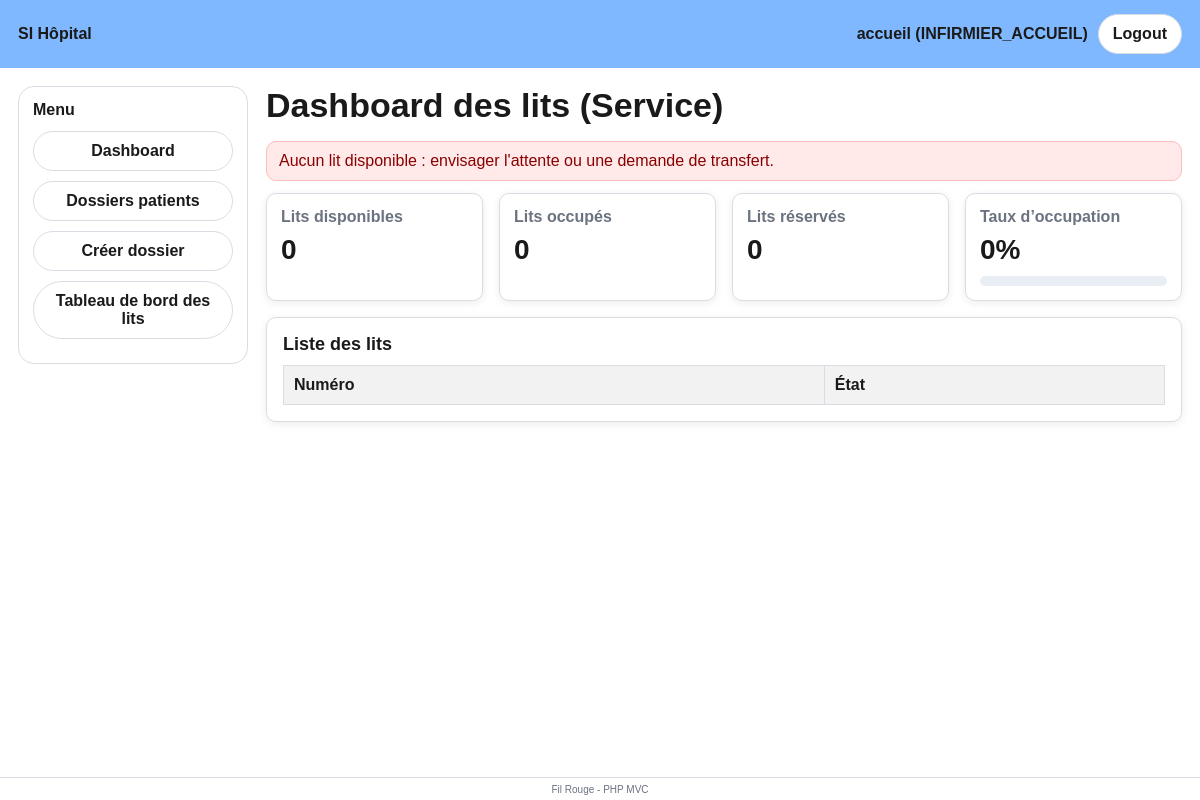
The app's page /index.php?action=lits_dashboard (signed in), older data.
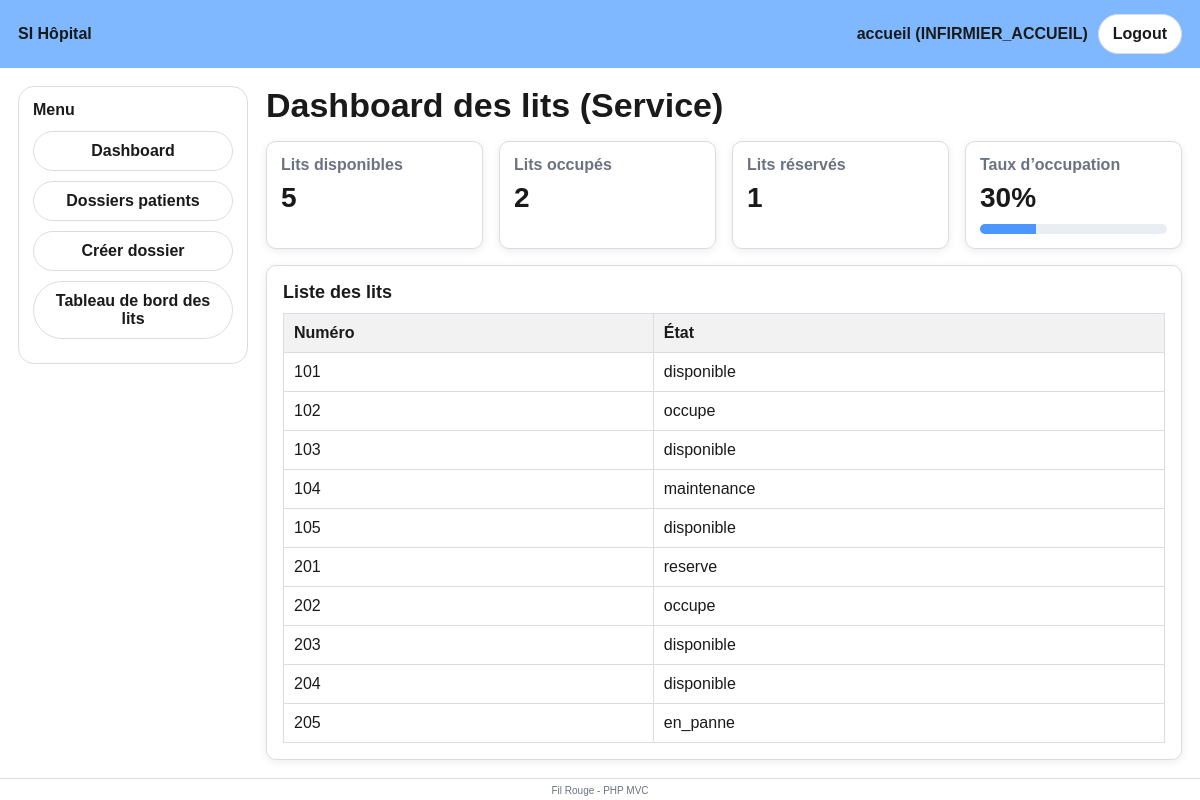
The same page, newer data.
### tables this page shows
CREATE TABLE LIT (
    idLit TINYINT AUTO_INCREMENT PRIMARY KEY,
    numeroLit SMALLINT UNSIGNED NOT NULL,
    etatLit ENUM('disponible', 'reserve', 'occupe', 'en_panne', 'maintenance', 'HS') NOT NULL DEFAULT 'disponible',
    idService TINYINT NOT NULL,
    FOREIGN KEY (idService) REFERENCES SERVICE(idService) ON UPDATE CASCADE,
    UNIQUE (idService, numeroLit)
);

### app/controllers/LitController.php (called while the page is built, shortened)
<?php
require_once __DIR__ . '/../models/LitModel.php';
function lits_dashboard(): void
{
    $user = $_SESSION['user'] ?? null;
    $idPersonnel = (int)($user['idPersonnel'] ?? 0);
    $idService   = $idPersonnel > 0 ? (int)(getServiceIdByPersonnel($idPersonnel) ?? 0) : 0;
    $tauxOccupation = 0;
    $alertLevel   = '';
    $alertMessage = '';
    $stats = getLitStatsByService($idService);
    $lits  = getLitsByService($idService);
    $map = [];
    foreach ($stats as $s) {
        $etat = (string)($s['etatLit'] ?? '');
        $map[$etat] = (int)($s['nb'] ?? 0);
    }
    $nbDisponible = $map['disponible'] ?? 0;
    $nbOccupe     = $map['occupe'] ?? 0;
    $nbReserve    = $map['reserve'] ?? 0;
    $nbHs  = 0;
    $nbHs += $map['hs'] ?? 0;
    $nbHs += $map['HS'] ?? 0;
    $nbHs += $map['en_panne'] ?? 0;
    $nbHs += $map['maintenance'] ?? 0;
    $totalLits = $nbDisponible + $nbOccupe + $nbReserve + $nbHs;
    if ($totalLits > 0) {
        $tauxOccupation = (int) round((($nbOccupe + $nbReserve) / $totalLits) * 100);
    }
    if ($nbDisponible === 0) {
        $alertLevel = 'danger';
        $alertMessage = "Aucun lit disponible : envisager l'attente ou une demande de transfert.";
    } elseif ($nbDisponible <= 2) {
        $alertLevel = 'warning';
        $alertMessage = "Peu de lits disponibles : prioriser selon le niveau de gravité (triage).";
    }
    require __DIR__ . '/../views/lits/dashboard_infirmier_accueil.php';
}

### app/config/database.php (called while the page is built, shortened)
<?php
function db(): PDO
{
    static $pdo = null;
    if ($pdo instanceof PDO) {
        return $pdo;
    }
    $cfg = require __DIR__ . '/config.php';
    $dsn = 'mysql:host=' . $cfg['host']
         . ';port=' . $cfg['port']
         . ';dbname=' . $cfg['dbname']
         . ';charset=' . $cfg['charset'];
    $pdo = new PDO($dsn, $cfg['user'], $cfg['pass'], [
        PDO::ATTR_ERRMODE => PDO::ERRMODE_EXCEPTION,
        PDO::ATTR_DEFAULT_FETCH_MODE => PDO::FETCH_ASSOC,
    ]);
    return $pdo;
}

### app/models/LitModel.php (called while the page is built, shortened)
<?php
require_once __DIR__ . '/../config/database.php';
function fetchIntOrNull(string $sql, array $params = [], string $field = ''): ?int
{
    $stmt = db()->prepare($sql);
    $stmt->execute($params);
    $row = $stmt->fetch(PDO::FETCH_ASSOC);
    if ($field === '') {
        $value = array_values($row)[0] ?? null;
    } else {
        $value = $row[$field] ?? null;
    }
    return ($value === null) ? null : (int) $value;
}
function getServiceIdByPersonnel(int $idPersonnel): ?int
{
    return fetchIntOrNull(
        "SELECT idService FROM PERSONNEL WHERE idPersonnel = ? LIMIT 1",
        [$idPersonnel],
        'idService'
    );
}
function getLitStatsByService(int $idService = 0): array
{
    $sql = "
        SELECT etatLit, COUNT(*) AS nb
        FROM LIT
        GROUP BY etatLit
    ";
    $stmt = db()->prepare($sql);
    $stmt->execute();
    return $stmt->fetchAll(PDO::FETCH_ASSOC) ?: [];
}
function getLitsByService(int $idService = 0): array
{
    $sql = "
        SELECT idLit, numeroLit, etatLit, idService
        FROM LIT
        ORDER BY idService, numeroLit
    ";
    $stmt = db()->prepare($sql);
    $stmt->execute();
    return $stmt->fetchAll(PDO::FETCH_ASSOC) ?: [];
}

### app/views/lits/dashboard_infirmier_accueil.php (the view, shortened to what this page needs)
<?php require __DIR__ . '/../../includes/header.php'; ?>
<?php require __DIR__ . '/../../includes/sidebar.php'; ?>
<h1 class="page-title">Dashboard des lits (Service)</h1>
<?php if (!empty($alertMessage)): ?>
  <div class="alert <?= ($alertLevel === 'danger') ? 'alert-danger' : 'alert-warning' ?>">
    <?= htmlspecialchars($alertMessage) ?>
  </div>
<?php endif; ?>
<div class="stats-grid">
  <div class="stat-card">
    <div class="stat-label">Lits disponibles</div>
    <div class="stat-value"><?= (int)$nbDisponible ?></div>
  </div>
  <div class="stat-card">
    <div class="stat-label">Lits occupés</div>
    <div class="stat-value"><?= (int)$nbOccupe ?></div>
  </div>
  <div class="stat-card">
    <div class="stat-label">Lits réservés</div>
    <div class="stat-value"><?= (int)$nbReserve ?></div>
  </div>
  <div class="stat-card">
    <div class="stat-label">Taux d’occupation</div>
    <div class="stat-value"><?= (int)$tauxOccupation ?>%</div>
    <div class="progress">
      <div class="progress-bar" style="width: <?= (int)$tauxOccupation ?>%"></div>
    </div>
  </div>
</div>
<div class="card">
  <div class="card-title">Liste des lits</div>
  <table class="table">
    <tr>
      <th>Numéro</th>
      <th>État</th>
    </tr>
    <?php foreach (($lits ?? []) as $lit): ?>
      <tr>
        <td><?= (int)$lit['numeroLit'] ?></td>
        <td><?= htmlspecialchars($lit['etatLit']) ?></td>
      </tr>
    <?php endforeach; ?>
  </table>
</div>
<?php require __DIR__ . '/../../includes/footer.php'; ?>

### public/index.php (shortened to what this page needs)
<?php
require_once APP_PATH . '/config/database.php';
$action = $_GET['action'] ?? 'login_form';
switch ($action) {
    case 'lits_dashboard':
        require_once APP_PATH . '/controllers/LitController.php';
        lits_dashboard();
        break;
}

### app/includes/header.php (shortened to what this page needs)
<?php
$user = $_SESSION['user'] ?? null;
?>
<!doctype html>
<html lang="fr">
<head>
  <link rel="stylesheet" href="assets/css/style.css">
</head>
<body>
<div class="page">
<header class="topbar">
  <div class="brand">SI Hôpital</div>
  <div class="right">
    <?php if ($user): ?>
      <div class="user">
        <?= htmlspecialchars($user['username'], ENT_QUOTES, 'UTF-8') ?>
        (<?= htmlspecialchars($user['role'], ENT_QUOTES, 'UTF-8') ?>)
      </div>
      <a class="btn" href="index.php?action=logout">Logout</a>
    <?php endif; ?>
  </div>
</header>
<div class="content">

### app/includes/sidebar.php (shortened to what this page needs)
<?php
$role = $_SESSION['user']['role'] ?? '';
?>
<aside class="sidebar">
  <div class="menu-box">
    <h4 class="menu-title">Menu</h4>
    <ul class="menu">
      <li><a href="index.php?action=dashboard">Dashboard</a></li>
      <?php if ($role === 'INFIRMIER_ACCUEIL'): ?>
        <li><a href="index.php?action=dossiers_list">Dossiers patients</a></li>
        <li><a href="index.php?action=dossier_create_form">Créer dossier</a></li>
        <li><a href="index.php?action=lits_dashboard">Tableau de bord des lits</a></li>
      <?php endif; ?>
    </ul>
  </div>
</aside>
<main class="main">

### app/includes/footer.php
</main>
</div>
<footer class="footer">
  <small>Fil Rouge - PHP MVC</small>
</footer>
</div>
</body>
</html>

### public/assets/css/style.css (style rules this page uses)
:root { --blue: #7fb8ff; --blue-dark: #4c97ff; --bg: #ffffff; --text: #1a1a1a; --muted: #6b7280; --border: #d9dde3; --shadow: 0 2px 8px rgba(0,0,0,0.08); --radius: 10px; }
* { box-sizing: border-box; }
body { margin: 0; font-family: Arial, sans-serif; color: var(--text); background: var(--bg); }
a { color: var(--blue-dark); }
.page { min-height: 100vh; display: flex; flex-direction: column; }
.topbar { background: var(--blue); padding: 14px 18px; display: flex; align-items: center; gap: 14px; }
.brand { font-weight: 800; }
.topbar .right { margin-left: auto; display: flex; align-items: center; gap: 10px; }
.topbar .user { font-weight: 700; }
.content { display: flex; gap: 18px; padding: 18px; flex: 1; }
.sidebar { width: 230px; flex: 0 0 230px; }
.menu-box { border: 1px solid var(--border); border-radius: 16px; padding: 14px; }
.menu-title { margin: 0 0 12px 0; font-size: 16px; font-weight: 800; }
.menu { list-style: none; padding: 0; margin: 0; }
.menu li { margin-bottom: 10px; }
.menu a { display: block; text-decoration: none; color: var(--text); background: #fff; border: 1px solid var(--border); border-radius: 999px; padding: 10px 12px; text-align: center; font-weight: 800; }
.main { flex: 1; padding: 0; }
.page-title { margin: 0 0 16px 0; font-size: 34px; font-weight: 800; }
.card { background: #fff; border: 1px solid var(--border); border-radius: var(--radius); padding: 16px; box-shadow: var(--shadow); }
.card-title { font-size: 18px; font-weight: 800; margin: 0 0 10px 0; }
.btn { display: inline-block; padding: 10px 14px; border-radius: 999px; border: 1px solid var(--border); background: #fff; color: var(--text); text-decoration: none; font-weight: 800; cursor: pointer; }
.table { width: 100%; border-collapse: collapse; background: #fff; margin-top: 10px; }
.table th, .table td { border: 1px solid var(--border); padding: 10px; text-align: left; }
.table th { background: #f2f2f2; font-weight: 800; }
.footer { text-align: center; padding: 4px 8px; font-size: 12px; color: #6b7280; border-top: 1px solid var(--border); margin: 0; line-height: 1.2; }
.stats-grid { display: grid; grid-template-columns: repeat(4, minmax(180px, 1fr)); gap: 16px; margin-bottom: 16px; }
.stat-card { background: #fff; border: 1px solid var(--border); border-radius: var(--radius); padding: 14px; box-shadow: var(--shadow); }
.stat-label { font-weight: 800; color: var(--muted); margin-bottom: 8px; }
.stat-value { font-size: 28px; font-weight: 900; }
.progress { margin-top: 10px; height: 10px; background: #e9eef5; border-radius: 999px; overflow: hidden; }
.progress-bar { height: 100%; background: var(--blue-dark); }
.table th, .table td { border: 1px solid var(--border); padding: 10px; text-align: left; vertical-align: top; }
.alert { border: 1px solid var(--border); border-radius: 10px; padding: 10px 12px; margin-bottom: 12px; }
.alert-danger { background: #ffe9e9; border-color: #ffbcbc; color: #8a0000; }

Row changes from the older to the newer data that the page shows:
added lit: numeroLit "101", etatLit "disponible"
added lit: numeroLit "102", etatLit "occupe"
added lit: numeroLit "103", etatLit "disponible"
added lit: numeroLit "104", etatLit "maintenance"
added lit: numeroLit "105", etatLit "disponible"
added lit: numeroLit "201", etatLit "reserve"
added lit: numeroLit "202", etatLit "occupe"
added lit: numeroLit "203", etatLit "disponible"
added lit: numeroLit "204", etatLit "disponible"
added lit: numeroLit "205", etatLit "en_panne"
Text that changed along with them:
$nbDisponible: "0" → "5"
$nbOccupe: "0" → "2"
$nbReserve: "0" → "1"
$tauxOccupation: "0" → "30"
$alertMessage: "Aucun lit disponible : envisager l'attente ou une demande de transfert." → (not shown)
